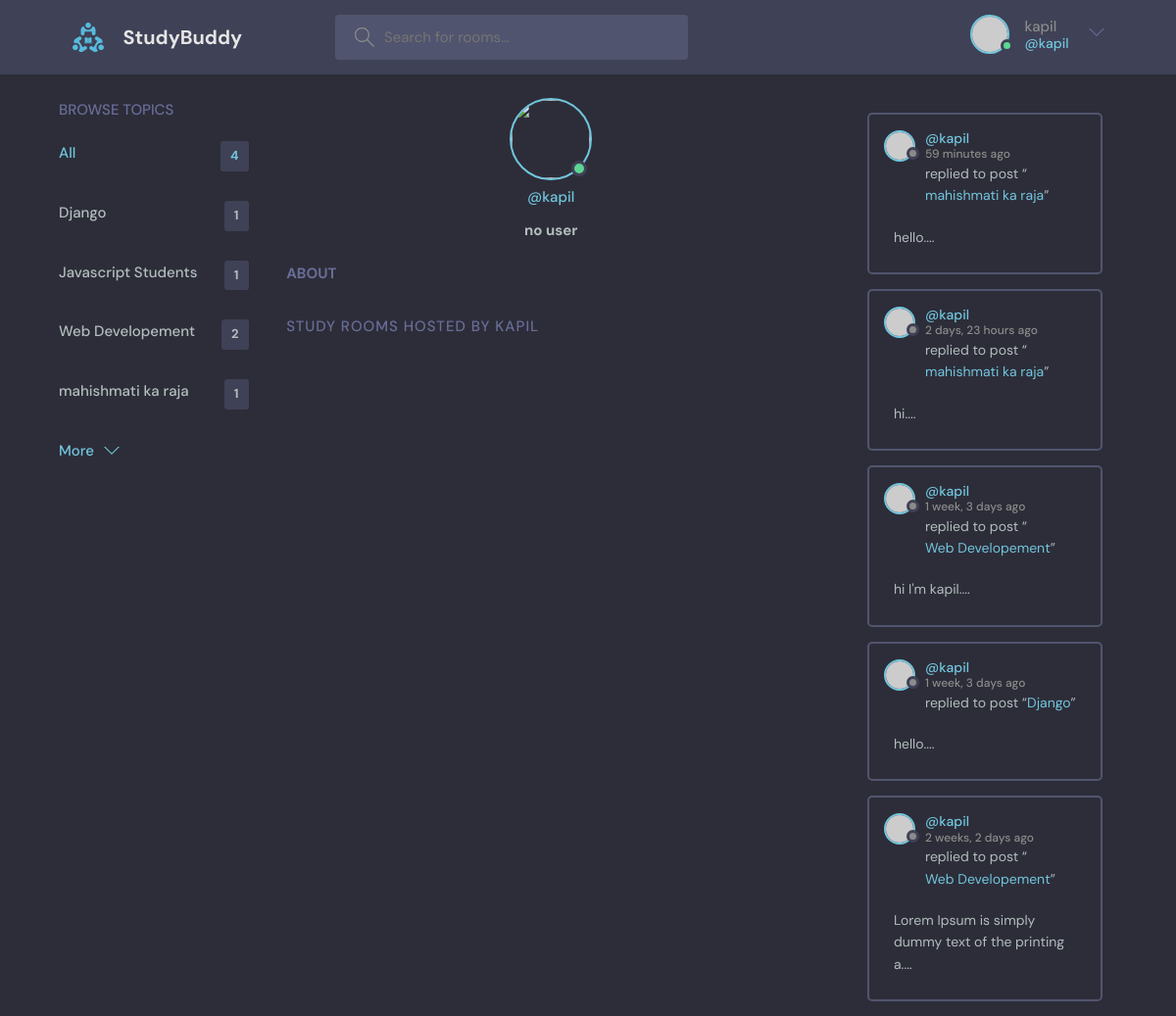
Page /userprofile/1/ on the committed database.
### base/models.py (models this page shows, shortened)
class Topic(models.Model):
    name=models.CharField(max_length=200)
    def __str__(self):
        return self.name

class Message(models.Model):
    user=models.ForeignKey(User,on_delete=models.CASCADE, default=True)
    room=models.ForeignKey(Room, on_delete=models.CASCADE )
    body=models.TextField()
    updated=models.DateTimeField(auto_now=True)
    created=models.DateTimeField(auto_now_add=True)
    class Meta():
        ordering= ['-updated','-created']
    def __str__(self):
        return self.body[0:50]

class Room(models.Model):
    host=models.ForeignKey(User,on_delete=models.SET_NULL, null=True)
    topic=models.ForeignKey(Topic, on_delete=models.SET_NULL, null=True)
    name=models.CharField(max_length=100)
    description=models.TextField(null=True , blank=True)
    participants=models.ManyToManyField(User, related_name='participants',blank=True)
    updated=models.DateTimeField(auto_now=True)
    created=models.DateTimeField(auto_now_add=True)
    class Meta():
        ordering= ['-updated','-created']

### base/views.py (the view)
# urls.py: path('userprofile/<str:pk>/', views.UserProfile, name='user-profile'),
def UserProfile(request,pk):
    user=User.objects.get(id=pk)
    rooms = user.room_set.all()
    room_messages = user.message_set.all()
    topics = Topic.objects.all()
    context={'user':user,'room_messages':room_messages,'rooms':rooms, 'topic':topics}
    return render(request,'base/profile.html',context)

### base/templates/base/profile.html (shortened to what this page needs)
{% extends 'main.html' %}
{% block content %}
<main class="profile-page layout layout--3">
  <div class="container">
    {% include 'base/topic.html' %}
    <div class="roomList">
      <div class="profile">
        <div class="profile__avatar">
          <div class="avatar avatar--large active">
            <img src="{{user.avatar.url}}" />
          </div>
        </div>
        <div class="profile__info">
          <p>@{{user.username}}</p>
          {% if request.user == user %}
          <a href="{% url 'update-form' user.id %}" class="btn btn--main btn--pill">Edit Profile</a>
          {% else %}
          <h1>no user</h1>
          {% endif %}
        </div>
        <div class="profile__about">
          <h3>About</h3>
        </div>
      </div>
      <div class="roomList__header">
        <div>
          <h2>Study Rooms Hosted by {{user}}</a>
          </h2>
        </div>
      </div>
    </div>
    <div>
    {% include 'base/recent_activity.html' %}</div>
  </div>
</main>
{% endblock content %}

### templates/navbar.html (shortened to what this page needs)
{% load static %}
<header class="header header--loggedIn">
    <div class="container">
      <a href="{% url 'home' %}" class="header__logo">
        <img src="{% static 'images/logo.svg'%}" />
        <h1>StudyBuddy</h1>
      </a>
      <form class="header__search">
        <label>
          <input placeholder="Search for rooms..." />
        </label>
      </form>
      <nav class="header__menu">
        {% if user.is_authenticated %}
        <div class="header__user">
          <a href="{% url 'update-profile' user.id %}">
            <div class="avatar avatar--medium active">
              <img src="https://randomuser.me/api/portraits/men/37.jpg" />
            </div>
            <p>{{user}} <span>@{{user.username}}</span></p>
          </a>
          <button class="dropdown-button">
            <svg version="1.1" xmlns="http://www.w3.org/2000/svg" width="32" height="32" viewBox="0 0 32 32">
              <title>chevron-down</title>
              <path d="M16 21l-13-13h-3l16 16 16-16h-3l-13 13z"></path>
            </svg>
          </button>
        </div>
        {% else %}
          <a href="{% url 'login' %}">
            <img src="{% static 'images/avatar.svg' %}" />
            <p>Login</p>
          </a>
        {% endif %}
      </nav>
    </div>
  </header>

### base/templates/base/topic.html
<div class="topics">
    <div class="topics__header">
      <h2>Browse Topics</h2>
    </div>
    <ul class="topics__list">
      <li>
        <a href="{% url 'home' %}" class="active">All <span>{{topic.all.count}}</span></a>
      </li>
      {% for topic in topic %}
      <li>
        <a href="{% url 'home' %}?q={{topic.name}}">{{topic.name}}<span>{{topic.room_set.all.count}}</span></a>
      </li>
      {%endfor%}
    </ul>
    <a class="btn btn--link" href="{% url 'topics' %}">
      More
      <svg version="1.1" xmlns="http://www.w3.org/2000/svg" width="32" height="32" viewBox="0 0 32 32">
        <title>chevron-down</title>
        <path d="M16 21l-13-13h-3l16 16 16-16h-3l-13 13z"></path>
      </svg>
    </a>
  </div>

### base/templates/base/recent_activity.html (shortened to what this page needs)
{% for message in room_messages %}
<div class="activities__box">
    <div class="activities__boxHeader roomListRoom__header">
      <a href="{% url 'user-profile' message.user.id %}" class="roomListRoom__author">
        <div class="avatar avatar--small">
          <img src="https://randomuser.me/api/portraits/women/11.jpg" />
        </div>
        <p>
          @{{message.user}}
          <span>{{message.created|timesince}} ago</span>
        </p>
      </a>
    </div>
    <div class="activities__boxContent">
      <p>replied to post “<a href="{% url 'room' message.room.id %}">{{message.room.topic}}</a>”</p>
      <div class="activities__boxRoomContent">
        {{message}}....
      </div>
    </div>
  </div>
{% endfor %}

### rows in the picture
Topic: name "Django", room_set.all.count "1"
Topic: name "Javascript Students", room_set.all.count "1"
Topic: name "Web Developement", room_set.all.count "2"
Topic: name "mahishmati ka raja", room_set.all.count "1"
Message: user "kapil", created "59 minutes", room.topic "mahishmati ka raja", body "hello"
Message: user "kapil", created "2 days, 23 hours", room.topic "mahishmati ka raja", body "hi"
Message: user "kapil", created "1 week, 3 days", room.topic "Web Developement", body "hi I'm kapil"
Message: user "kapil", created "1 week, 3 days", room.topic "Django", body "hello"
Message: user "kapil", created "2 weeks, 2 days", room.topic "Web Developement", body "Lorem Ipsum is simply dummy text of the printing a"

### other values in the picture
{{ user }} "kapil"
{{ user.username }} "kapil"
{{ topic.all.count }} "4"
{{ user }} "KAPIL"
